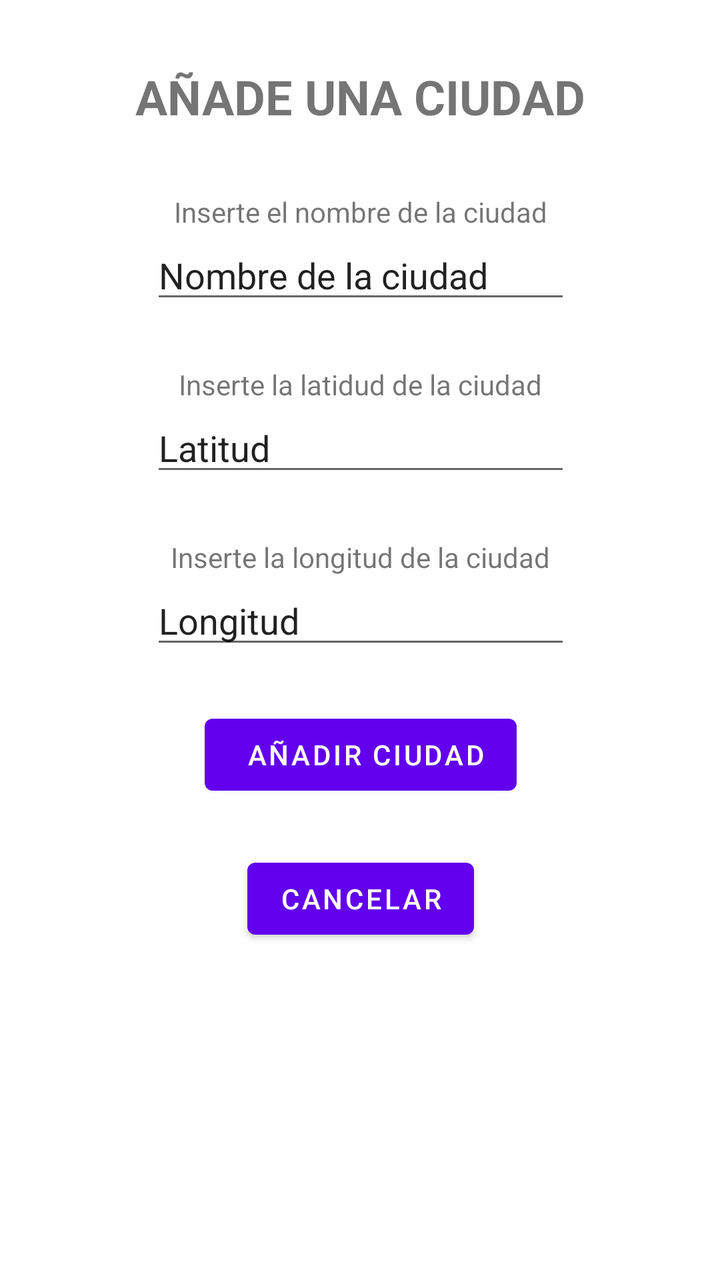
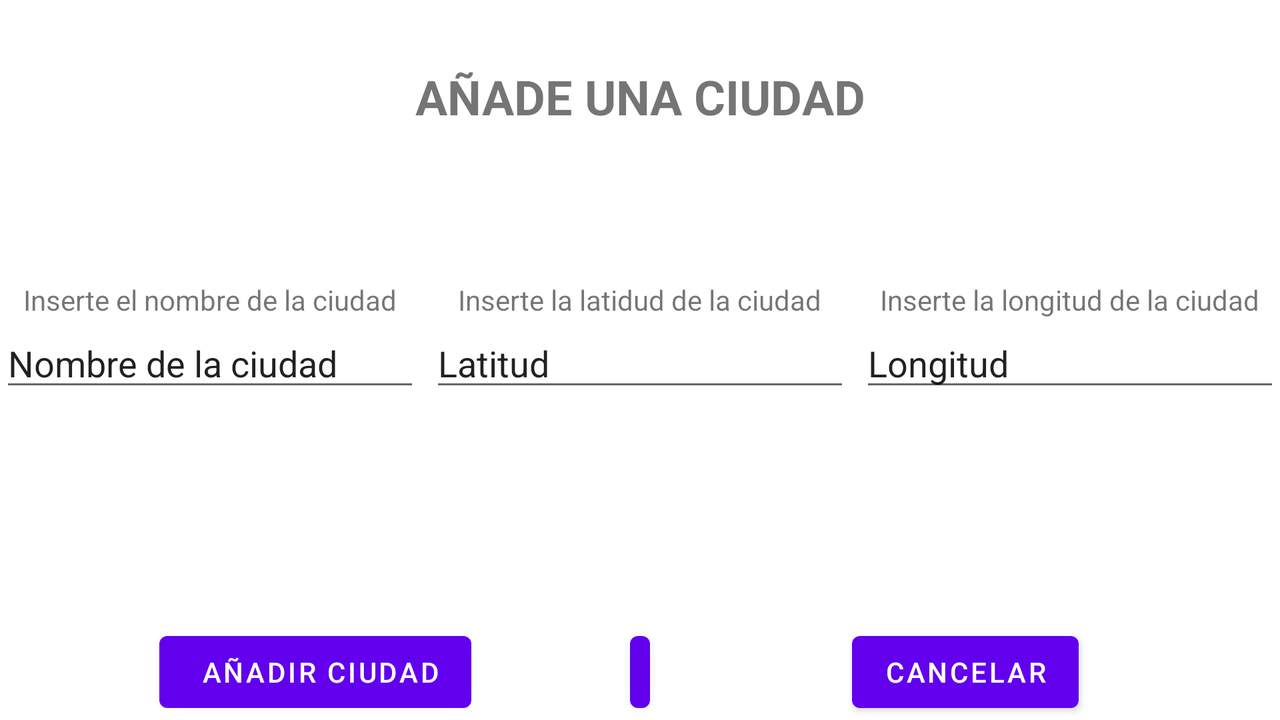

The same Android screen from two of the app's own layout files: first res/layout/ as a phone draws it, then the repository's variant for another configuration, drawn on a device whose configuration selects that folder. Both files follow.
<!-- AndroidManifest.xml: application theme Theme.ProyectoDamDaw -->
<!-- res/layout/activity_add_city.xml -->
<?xml version="1.0" encoding="utf-8"?>
<androidx.constraintlayout.widget.ConstraintLayout xmlns:android="http://schemas.android.com/apk/res/android"
    xmlns:app="http://schemas.android.com/apk/res-auto"
    xmlns:tools="http://schemas.android.com/tools"
    android:layout_width="match_parent"
    android:layout_height="match_parent"
    tools:context=".activities.AddCity">

    <EditText
        android:id="@+id/nameEditTxt"
        android:layout_width="wrap_content"
        android:layout_height="wrap_content"
        android:ems="10"
        android:inputType="textPersonName"
        android:text="Nombre de la ciudad"
        app:layout_constraintBottom_toTopOf="@+id/latEditTxt"
        app:layout_constraintEnd_toEndOf="@+id/textViewCiudad"
        app:layout_constraintStart_toStartOf="@+id/textViewCiudad" />

    <EditText
        android:id="@+id/latEditTxt"
        android:layout_width="wrap_content"
        android:layout_height="wrap_content"
        android:layout_marginTop="45dp"
        android:ems="10"
        android:inputType="textPersonName"
        android:text="Latitud"
        app:layout_constraintEnd_toEndOf="@+id/nameEditTxt"
        app:layout_constraintStart_toStartOf="@+id/nameEditTxt"
        app:layout_constraintTop_toBottomOf="@+id/nameEditTxt" />

    <EditText
        android:id="@+id/lonEditTxt"
        android:layout_width="wrap_content"
        android:layout_height="wrap_content"
        android:layout_marginTop="45dp"
        android:ems="10"
        android:inputType="textPersonName"
        android:text="Longitud"
        app:layout_constraintEnd_toEndOf="@+id/latEditTxt"
        app:layout_constraintStart_toStartOf="@+id/latEditTxt"
        app:layout_constraintTop_toBottomOf="@+id/latEditTxt" />

    <Button
        android:id="@+id/addButton"
        android:layout_width="wrap_content"
        android:layout_height="wrap_content"
        android:layout_marginTop="24dp"
        android:text=" AÑADIR CIUDAD"
        app:layout_constraintEnd_toEndOf="@+id/lonEditTxt"
        app:layout_constraintStart_toStartOf="@+id/lonEditTxt"
        app:layout_constraintTop_toBottomOf="@+id/lonEditTxt" />

    <TextView
        android:id="@+id/textViewCiudad"
        android:layout_width="wrap_content"
        android:layout_height="wrap_content"
        android:layout_marginTop="32dp"
        app:layout_constraintBottom_toTopOf="@+id/nameEditTxt"
        app:layout_constraintEnd_toEndOf="@+id/textView4"
        app:layout_constraintStart_toStartOf="@+id/textView4"
        app:layout_constraintTop_toBottomOf="@+id/textView4"
        tools:text="Inserte el nombre de la ciudad" />

    <TextView
        android:id="@+id/textViewLat"
        android:layout_width="wrap_content"
        android:layout_height="wrap_content"
        android:text="Inserte la latidud de la ciudad"
        app:layout_constraintBottom_toTopOf="@+id/latEditTxt"
        app:layout_constraintEnd_toEndOf="@+id/latEditTxt"
        app:layout_constraintStart_toStartOf="@+id/latEditTxt" />

    <TextView
        android:id="@+id/textViewLon"
        android:layout_width="wrap_content"
        android:layout_height="wrap_content"
        android:text="Inserte la longitud de la ciudad"
        app:layout_constraintBottom_toTopOf="@+id/lonEditTxt"
        app:layout_constraintEnd_toEndOf="@+id/lonEditTxt"
        app:layout_constraintStart_toStartOf="@+id/lonEditTxt" />

    <Button
        android:id="@+id/cancelButton"
        android:layout_width="wrap_content"
        android:layout_height="wrap_content"
        android:layout_marginTop="24dp"
        android:text="CANCELAR"
        app:layout_constraintEnd_toEndOf="@+id/addButton"
        app:layout_constraintStart_toStartOf="@+id/addButton"
        app:layout_constraintTop_toBottomOf="@+id/addButton" />

    <TextView
        android:id="@+id/textView4"
        android:layout_width="wrap_content"
        android:layout_height="wrap_content"
        android:layout_marginTop="32dp"
        android:text="AÑADE UNA CIUDAD"
        android:textSize="24sp"
        android:textStyle="bold"
        app:layout_constraintBottom_toTopOf="@+id/textViewCiudad"
        app:layout_constraintEnd_toEndOf="parent"
        app:layout_constraintStart_toStartOf="parent"
        app:layout_constraintTop_toTopOf="parent" />
</androidx.constraintlayout.widget.ConstraintLayout>
<!-- resources referenced by this layout -->
<resources>
  <style name="Theme.ProyectoDamDaw" parent="Theme.MaterialComponents.DayNight.DarkActionBar">
          
          <item name="colorPrimary">@color/purple_500</item>
          <item name="colorPrimaryVariant">@color/purple_700</item>
          <item name="colorOnPrimary">@color/white</item>
          
          <item name="colorSecondary">@color/teal_200</item>
          <item name="colorSecondaryVariant">@color/teal_700</item>
          <item name="colorOnSecondary">@color/black</item>
          
          <item name="android:statusBarColor" tools:targetApi="l">?attr/colorPrimaryVariant</item>
          
      </style>
  <color name="white">#FFFFFFFF</color>
  <color name="black">#FF000000</color>
</resources>
<!-- res/layout-land/activity_add_city.xml (the repository's variant of the layout above) -->
<!-- drawn on the phone turned sideways -->
<?xml version="1.0" encoding="utf-8"?>
<androidx.constraintlayout.widget.ConstraintLayout xmlns:android="http://schemas.android.com/apk/res/android"
    xmlns:app="http://schemas.android.com/apk/res-auto"
    xmlns:tools="http://schemas.android.com/tools"
    android:layout_width="match_parent"
    android:layout_height="match_parent">

    <EditText
        android:id="@+id/nameEditTxt3"
        android:layout_width="wrap_content"
        android:layout_height="wrap_content"
        android:ems="10"
        android:inputType="textPersonName"
        android:text="Nombre de la ciudad"
        app:layout_constraintBottom_toBottomOf="parent"
        app:layout_constraintStart_toStartOf="parent"
        app:layout_constraintTop_toTopOf="parent" />

    <EditText
        android:id="@+id/latEditTxt3"
        android:layout_width="wrap_content"
        android:layout_height="wrap_content"
        android:ems="10"
        android:inputType="textPersonName"
        android:text="Latitud"
        app:layout_constraintBottom_toBottomOf="parent"
        app:layout_constraintEnd_toStartOf="@+id/lonEditTxt3"
        app:layout_constraintStart_toEndOf="@+id/nameEditTxt3"
        app:layout_constraintTop_toTopOf="parent" />

    <EditText
        android:id="@+id/lonEditTxt3"
        android:layout_width="wrap_content"
        android:layout_height="wrap_content"
        android:ems="10"
        android:inputType="textPersonName"
        android:text="Longitud"
        app:layout_constraintBottom_toBottomOf="parent"
        app:layout_constraintEnd_toEndOf="parent"
        app:layout_constraintStart_toStartOf="@+id/latEditTxt"
        app:layout_constraintTop_toTopOf="parent" />

    <Button
        android:id="@+id/addButton3"
        android:layout_width="wrap_content"
        android:layout_height="wrap_content"
        android:layout_marginTop="24dp"
        android:text=" AÑADIR CIUDAD"
        app:layout_constraintBottom_toBottomOf="parent"
        app:layout_constraintEnd_toStartOf="@+id/button"
        app:layout_constraintStart_toStartOf="parent"
        app:layout_constraintTop_toBottomOf="@+id/lonEditTxt" />

    <TextView
        android:id="@+id/textViewCiudad3"
        tools:text="Inserte el nombre de la ciudad"
        android:layout_width="wrap_content"
        android:layout_height="wrap_content"
        android:layout_marginTop="32dp"
        android:text="Inserte el nombre de la ciudad"
        app:layout_constraintBottom_toTopOf="@+id/nameEditTxt3"
        app:layout_constraintEnd_toEndOf="@+id/nameEditTxt3"
        app:layout_constraintStart_toStartOf="@+id/nameEditTxt3"
        app:layout_constraintTop_toBottomOf="@+id/textView4" />

    <TextView
        android:id="@+id/textViewLat3"
        android:layout_width="wrap_content"
        android:layout_height="wrap_content"
        android:text="Inserte la latidud de la ciudad"
        app:layout_constraintBottom_toTopOf="@+id/latEditTxt3"
        app:layout_constraintEnd_toEndOf="@+id/latEditTxt3"
        app:layout_constraintStart_toStartOf="@+id/latEditTxt3" />

    <TextView
        android:id="@+id/textViewLon3"
        android:layout_width="wrap_content"
        android:layout_height="wrap_content"
        android:text="Inserte la longitud de la ciudad"
        app:layout_constraintBottom_toTopOf="@+id/lonEditTxt3"
        app:layout_constraintEnd_toEndOf="parent"
        app:layout_constraintStart_toStartOf="@+id/lonEditTxt3" />

    <Button
        android:id="@+id/cancelButton3"
        android:layout_width="wrap_content"
        android:layout_height="wrap_content"
        android:layout_marginTop="24dp"
        android:text="CANCELAR"
        app:layout_constraintBottom_toBottomOf="parent"
        app:layout_constraintEnd_toEndOf="parent"
        app:layout_constraintStart_toEndOf="@+id/button"
        app:layout_constraintTop_toBottomOf="@+id/addButton" />

    <TextView
        android:id="@+id/textView2"
        android:layout_width="wrap_content"
        android:layout_height="wrap_content"
        android:layout_marginTop="32dp"
        android:text="AÑADE UNA CIUDAD"
        android:textSize="24sp"
        android:textStyle="bold"
        app:layout_constraintBottom_toTopOf="@+id/textViewCiudad"
        app:layout_constraintEnd_toEndOf="parent"
        app:layout_constraintStart_toStartOf="parent"
        app:layout_constraintTop_toTopOf="parent" />

    <Button
        android:id="@+id/button"
        android:layout_width="10dp"
        android:layout_height="wrap_content"
        android:text="o"
        app:layout_constraintBottom_toBottomOf="parent"
        app:layout_constraintEnd_toEndOf="parent"
        app:layout_constraintStart_toStartOf="parent" />
</androidx.constraintlayout.widget.ConstraintLayout>
